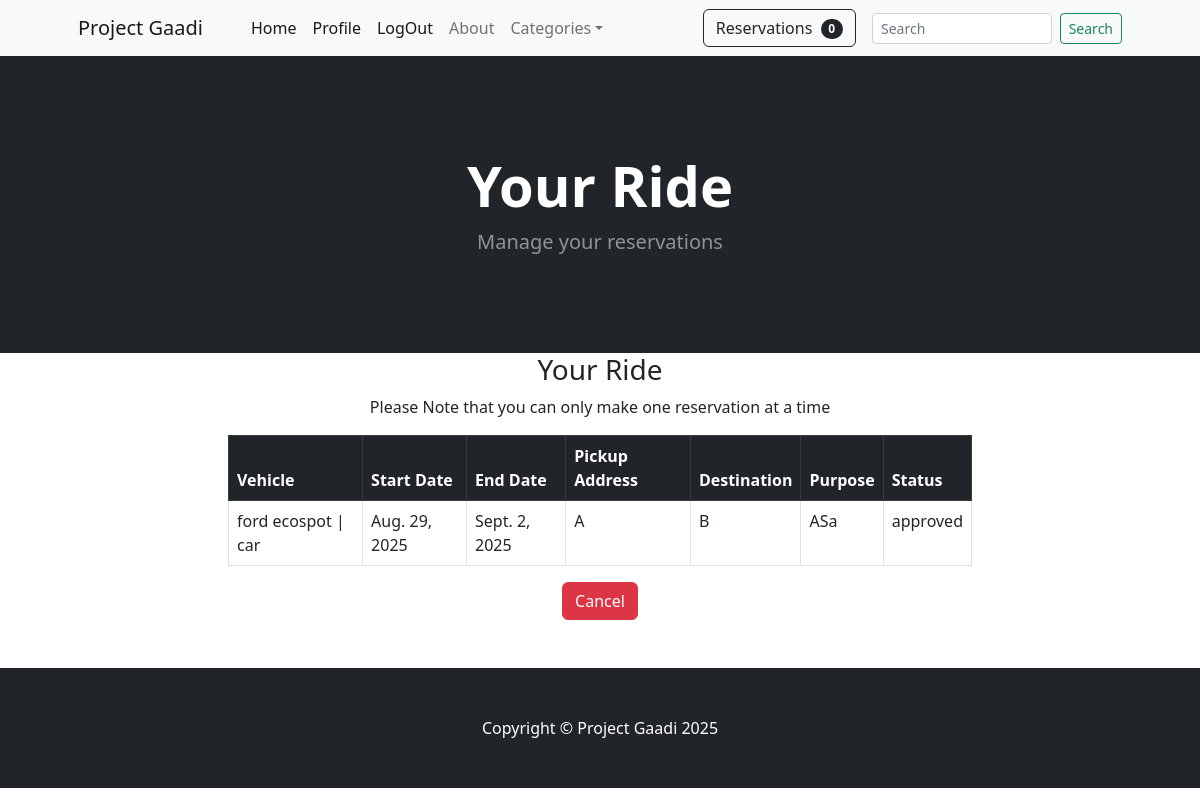
The page /reservations/ (signed in) on the database its author committed.
### accounts/models.py (models this page shows, shortened)
class Booking(models.Model):
  STATUS_CHOICES=[
    ('pending','Pending'),
    ('approved', 'Approved'),
    ('rejected','Rejected'),
    ('cancelled','Cancelled'),
    ('completed', 'Completed')
  ]
  user=models.ForeignKey(CustomUser, on_delete=models.CASCADE, related_name='reservations')
  vehicle=models.ForeignKey(Vehicle, on_delete=models.CASCADE, related_name='reservations')
  owner=models.ForeignKey(CustomUser, on_delete=models.CASCADE,null=True,
    blank=True, related_name='booking_received')
  start_date=models.DateField()
  end_date=models.DateField()
  pickup_location=models.CharField(max_length=300)
  destination=models.CharField(max_length=200)
  purpose=models.CharField(max_length=255)
  status=models.CharField(choices=STATUS_CHOICES, default='pending', max_length=20)
  created_at=models.DateTimeField(auto_now_add=True)

class Vehicle(models.Model):
  VEHICLE_TYPES = [('car', 'Car'), ('van', 'Van'), ('bus', 'Bus'), ('truck', 'Truck')]
  vehicle_name = models.CharField(max_length=100)
  vehicle_type = models.CharField(max_length=10, choices=VEHICLE_TYPES, default='car')
  capacity = models.PositiveIntegerField()
  vehicle_number = models.CharField(max_length=50, unique=True)
  description = models.TextField(blank=True, null=True)
  is_active = models.BooleanField(default=False)  # Active only after admin approval
  owner = models.ForeignKey(settings.AUTH_USER_MODEL, on_delete=models.CASCADE, related_name='vehicles')
  photo=models.ImageField(upload_to='vehicles/')
  def __str__(self):
    return f'{self.vehicle_name} | {self.vehicle_type}'

### app/views.py (the view)
# urls.py: path('reservations/', views.reservations, name='reservations'),
def reservations(request):
    obj= Booking.objects.filter(user= request.user).first()
    return render(request, 'app/reservations.html', {'obj':obj})

### app/templates/app/reservations.html (shortened to what this page needs)
{% extends 'accounts/base.html' %}
{% block content %}
<header class="bg-dark py-5">
    <div class="container px-4 px-lg-5 my-5">
        <div class="text-center text-white">
            <h1 class="display-4 fw-bolder">Your Ride</h1>
            <p class="lead fw-normal text-white-50 mb-0">Manage your reservations</p>
        </div>
    </div>
</header>
<div class="container">
          <div class="row">
            <center>
              <div class="col-8">
                <h3>Your Ride</h3>
                <p>Please Note that you can only make one reservation at a time</p>
                {% if obj %}
                  <table class="table table-stripped table-hover table-bordered ">
  <thead class="table-dark">
    <tr>
      <th scope="col">Vehicle</th>
      <th scope="col">Start Date</th>
      <th scope="col">End Date</th>
      <th scope="col">Pickup Address</th>
      <th scope="col">Destination</th>
      <th scope="col">Purpose</th>
      <th scope="col">Status</th>
    </tr>
  </thead>
  <tbody>
    <tr>
      <td>{{obj.vehicle}}</td>
      <td>{{obj.start_date}}</td>
      <td>{{obj.end_date}}</td>
      <td>{{obj.pickup_location}}</td>
      <td>{{obj.destination}}</td>
      <td>{{obj.purpose}}</td>
      <td>{{obj.status}}</td>
    </tr>
  </tbody>
</table>
<form method="post" action="{% url 'cancel_reservation' obj.id %}">
<button type="submit" class="btn btn-danger" id="cancel">Cancel</button><br><br><br>
</form>
{% else %}
<h5>You have not made any reservations.</h5>
{% endif %}
              </div>
            </center>
          </div>
        </div>
{% endblock %}

### rows shown on the page
Booking: vehicle "ford ecospot | car", start_date "Aug. 29, 2025", end_date "Sept. 2, 2025", pickup_location "A", destination "B", purpose "ASa", status "approved"
